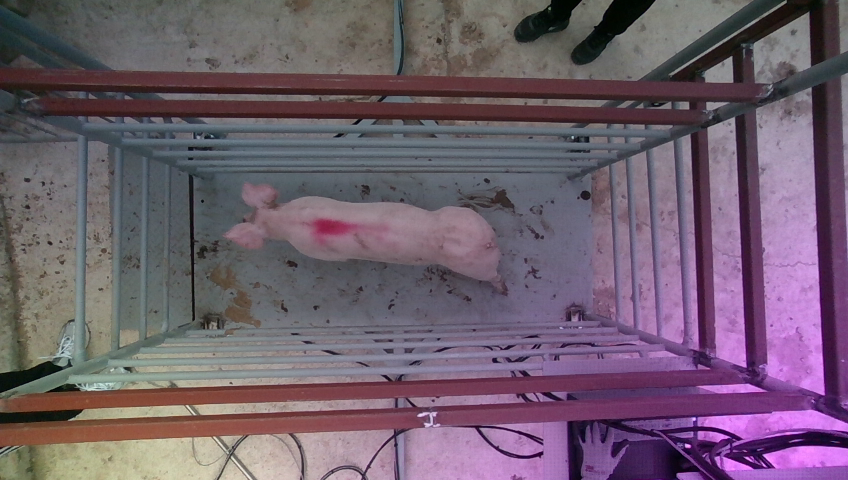
#> input picture 20220119_153241_RGB_3.png, 848 x 480 px
$ python diff2image.py
#> lines starting #> are read from the running program, lines starting #| are printed output that depends on the picture
import numpy as np, cv2

#--① 연산에 필요한 영상을 읽고 그레이스케일로 변환
img1 = cv2.imread('20220119_153241_RGB_3.png')
#> img1 is the input picture: shape (480, 848, 3); mean B, G, R 108.8, 94.2, 111
img2 = cv2.imread('194107_RGB_3.png')
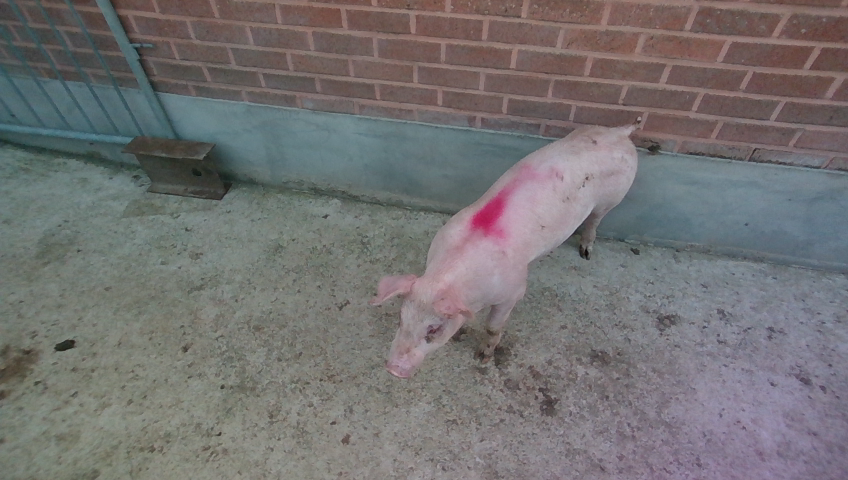
#> input picture 194107_RGB_3.png, 848 x 480 px
#> img2 is the input picture: shape (480, 848, 3); mean B, G, R 113.6, 113.3, 115.5

img1_gray = cv2.cvtColor(img1, cv2.COLOR_BGR2GRAY)
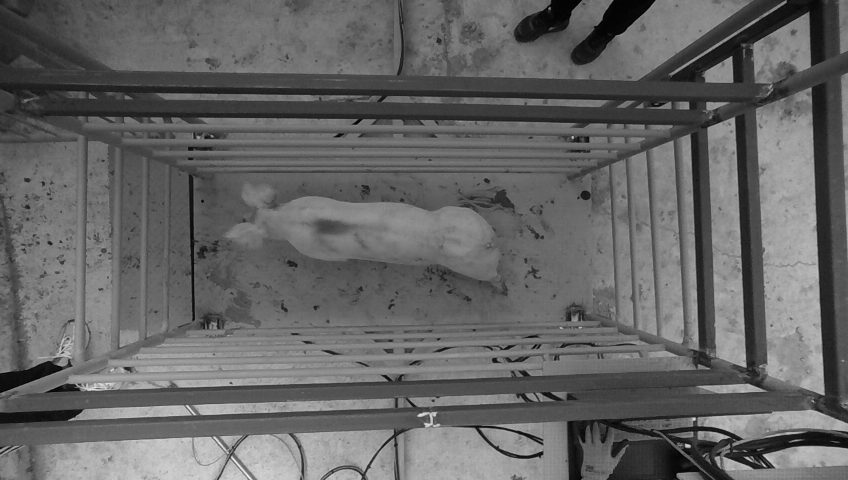
#> img1_gray: shape (480, 848); min 1, max 237, mean 100.8
img2_gray = cv2.cvtColor(img2, cv2.COLOR_BGR2GRAY)
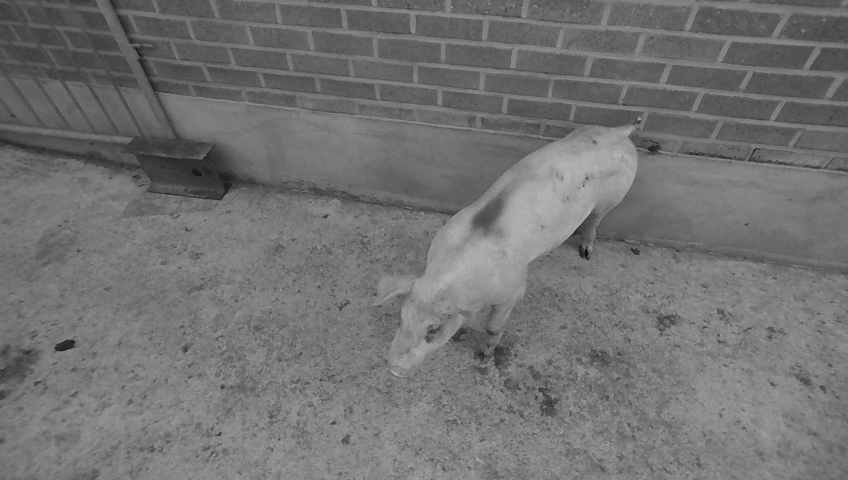
#> img2_gray: shape (480, 848); min 10, max 182, mean 114

#--② 두 영상의 절대값 차 연산
diff = cv2.absdiff(img1_gray, img2_gray)
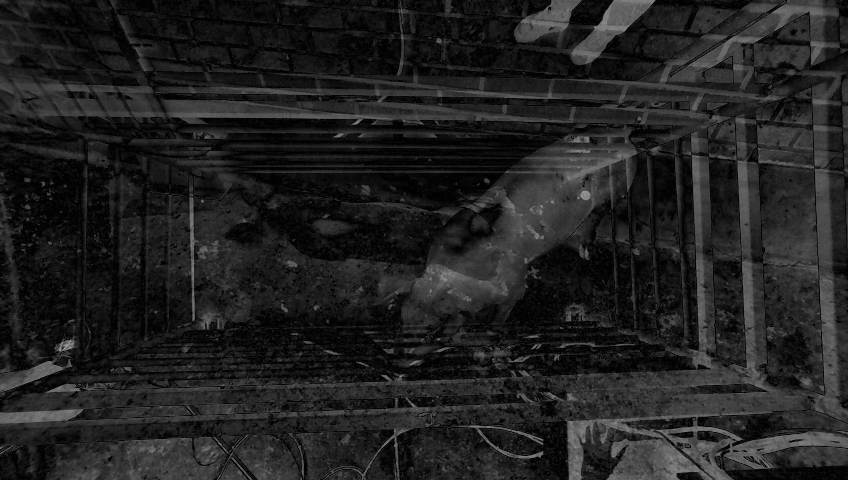
#> diff: shape (480, 848); min 0, max 157, mean 33.3

#--③ 차 영상을 극대화 하기 위해 쓰레시홀드 처리 및 컬러로 변환
_, diff = cv2.threshold(diff, 1, 255, cv2.THRESH_BINARY)
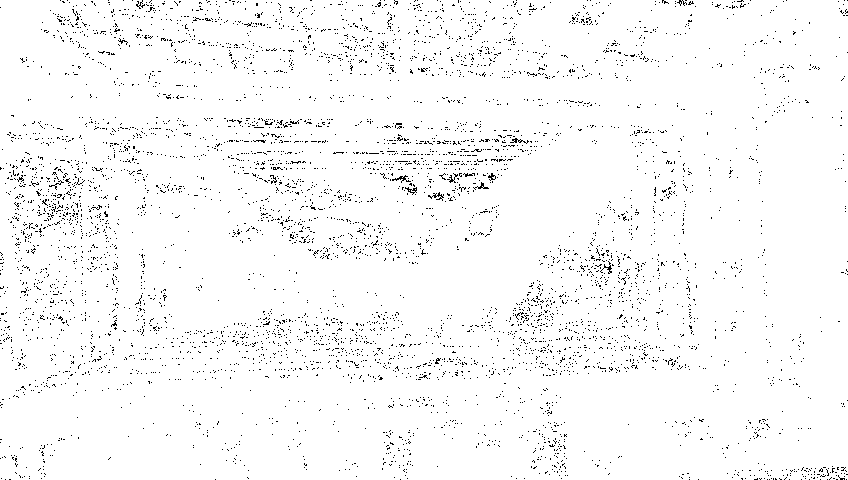
#> diff: shape (480, 848); 97.3% white; black in thin lines or dots
diff_red = cv2.cvtColor(diff, cv2.COLOR_GRAY2BGR)
#> diff_red: shape (480, 848, 3); 97.3% white; black in thin lines or dots
diff_red[:,:,2] = 0
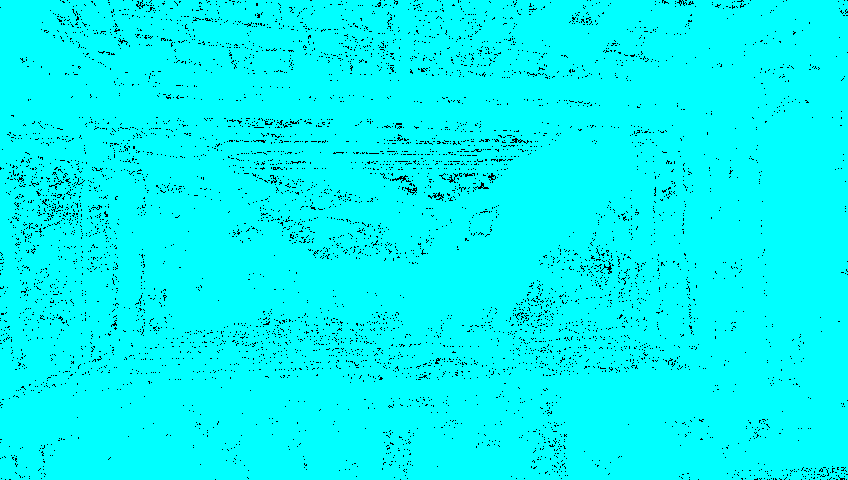
#> diff_red: shape (480, 848, 3); mean B, G, R 248, 248, 0

#--④ 두 번째 이미지에 변화 부분 표시
spot = cv2.bitwise_xor(img2, diff_red)
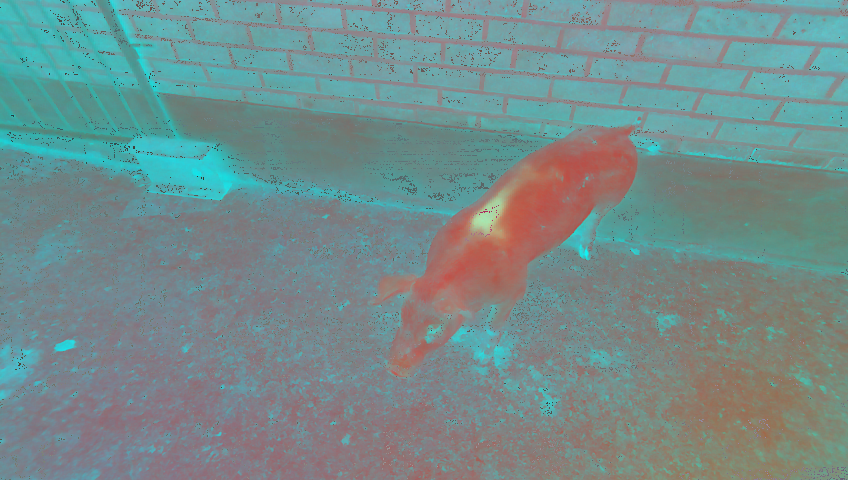
#> spot: shape (480, 848, 3); mean B, G, R 140.5, 140.8, 115.5

#--⑤ 결과 영상 출력
cv2.imshow('img1', img1)
cv2.imshow('img2', img2)
cv2.imshow('diff', diff)
cv2.imshow('spot', spot)
cv2.waitKey()
cv2.destroyAllWindows()
